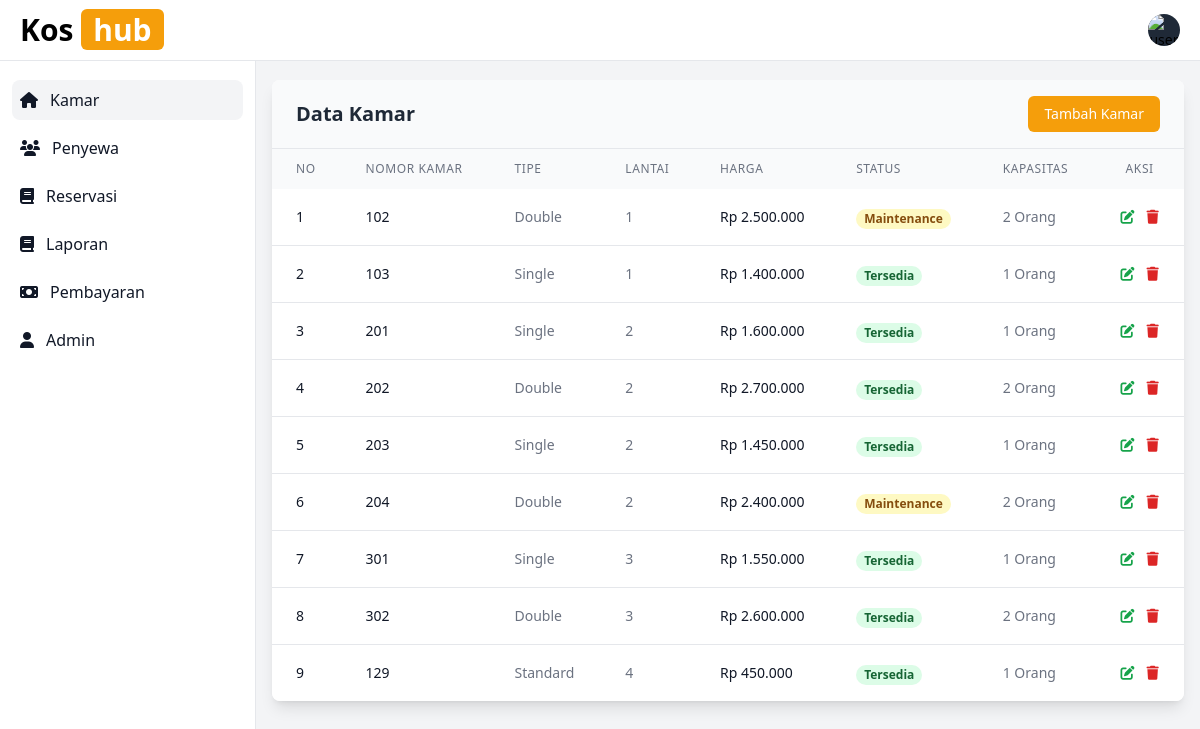
/index.php (signed in), run on the app's committed database.
### tables this page shows
CREATE TABLE `kamar` (
  `ID_Kamar` int NOT NULL,
  `Nomor_Kamar` varchar(10) NOT NULL,
  `Tipe_Kamar` varchar(50) DEFAULT NULL,
  `Fasilitas` text,
  `Harga_Bulanan` decimal(10,2) NOT NULL,
  `Status_Kamar` enum('Tersedia','Terisi','Maintenance') DEFAULT 'Tersedia',
  `Lantai` int DEFAULT NULL,
  `Kapasitas` int DEFAULT NULL
);

### index.php (the view, shortened to what this page needs)
<?php
require_once 'config/db.php';
$query = "SELECT * FROM kamar";
$stmt = $pdo->query($query);
$kamars = $stmt->fetchAll(PDO::FETCH_ASSOC);
?>
<!DOCTYPE html>
<html lang="en">
<head>
    <script src="https://cdn.tailwindcss.com"></script>
    <link rel="stylesheet" href="https://cdnjs.cloudflare.com/ajax/libs/font-awesome/5.15.4/css/all.min.css">
    <link rel="stylesheet" href="https://cdnjs.cloudflare.com/ajax/libs/font-awesome/6.7.2/css/all.min.css"
 />
</head>
<body class="bg-gray-100">
    <?php include 'components/navbar.php'; ?>
    <?php include 'components/sidebar.php'; ?>
    <div class="p-4 sm:ml-64">
        <div class="mt-16 mx-auto bg-white rounded-lg shadow-lg overflow-hidden">
            <div class="px-6 py-4 border-b border-gray-200 bg-gray-50">
                <div class="flex items-center justify-between">
                    <h3 class="text-xl font-semibold text-gray-800">Data Kamar</h3>
                    <a href="forms/add_kamar.php" class="px-4 py-2 bg-amber-500 text-white rounded-md hover:bg-amber-600 transition duration-150 ease-in-out text-sm font-medium">
                        Tambah Kamar
                    </a>
                </div>
            </div>
            <div class="overflow-x-auto">
                <table class="w-full whitespace-nowrap">
                    <thead>
                        <tr class="bg-gray-50">
                            <th class="px-6 py-3 text-left text-xs font-medium text-gray-500 uppercase tracking-wider">No</th>
                            <th class="px-6 py-3 text-left text-xs font-medium text-gray-500 uppercase tracking-wider">Nomor Kamar</th>
                            <th class="px-6 py-3 text-left text-xs font-medium text-gray-500 uppercase tracking-wider">Tipe</th>
                            <th class="px-6 py-3 text-left text-xs font-medium text-gray-500 uppercase tracking-wider">Lantai</th>
                            <th class="px-6 py-3 text-left text-xs font-medium text-gray-500 uppercase tracking-wider">Harga</th>
                            <th class="px-6 py-3 text-left text-xs font-medium text-gray-500 uppercase tracking-wider">Status</th>
                            <th class="px-6 py-3 text-left text-xs font-medium text-gray-500 uppercase tracking-wider">Kapasitas</th>
                            <th class="px-6 py-3 text-center text-xs font-medium text-gray-500 uppercase tracking-wider">Aksi</th>
                        </tr>
                    </thead>
                    <tbody class="bg-white divide-y divide-gray-200">
                        <?php foreach ($kamars as $index => $kamar): ?>
                            <tr class="hover:bg-gray-50">
                                <td class="px-6 py-4 whitespace-nowrap">
                                    <div class="text-sm text-gray-900"><?php echo $index + 1; ?></div>
                                </td>
                                <td class="px-6 py-4 whitespace-nowrap">
                                    <div class="text-sm font-medium text-gray-900">
                                        <?php echo htmlspecialchars($kamar['Nomor_Kamar']); ?>
                                    </div>
                                </td>
                                <td class="px-6 py-4 whitespace-nowrap">
                                    <div class="text-sm text-gray-500">
                                        <?php echo htmlspecialchars($kamar['Tipe_Kamar']); ?>
                                    </div>
                                </td>
                                <td class="px-6 py-4 whitespace-nowrap">
                                    <div class="text-sm text-gray-500">
                                        <?php echo htmlspecialchars($kamar['Lantai']); ?>
                                    </div>
                                </td>
                                <td class="px-6 py-4 whitespace-nowrap">
                                    <div class="text-sm text-gray-900">
                                        Rp <?php echo number_format($kamar['Harga_Bulanan'], 0, ',', '.'); ?>
                                    </div>
                                </td>
                                <td class="px-6 py-4 whitespace-nowrap">
                                    <span class="px-2 inline-flex text-xs leading-5 font-semibold rounded-full
                                    <?php
                                    echo match ($kamar['Status_Kamar']) {
                                        'Tersedia' => 'bg-green-100 text-green-800',
                                        'Terisi' => 'bg-blue-100 text-blue-800',
                                        'Maintenance' => 'bg-yellow-100 text-yellow-800',
                                        default => 'bg-gray-100 text-gray-800'
                                    };
                                    ?>">
                                        <?php echo htmlspecialchars($kamar['Status_Kamar']); ?>
                                    </span>
                                </td>
                                <td class="px-6 py-4 whitespace-nowrap">
                                    <div class="text-sm text-gray-500">
                                        <?php echo htmlspecialchars($kamar['Kapasitas']); ?> Orang
                                    </div>
                                </td>
                                <td class="px-6 py-4 whitespace-nowrap text-center text-sm font-medium">
                                    <div class="flex items-center justify-center space-x-3">
                                        <a class="text-green-600 hover:text-green-900" href="<?php echo htmlspecialchars('forms/edit_kamar.php?id=' . $kamar['ID_Kamar']); ?>">
                                            <i class="fas fa-edit"></i>
                                        </a>
                                        <a href="?delete=<?php echo $kamar['ID_Kamar']; ?>" class="text-red-600 hover:text-red-900"
                                            onclick="return confirm('Apakah Anda yakin ingin menghapus kamar ini?')">
                                            <i class="fas fa-trash"></i>
                                        </a>
                                    </div>
                                </td>
                            </tr>
                        <?php endforeach; ?>
                    </tbody>
                </table>
            </div>
        </div>
    </div>
</body>
</html>

### components/navbar.php (shortened to what this page needs)
<nav class="fixed top-0 z-50 w-full bg-white border-b border-gray-200 dark:bg-gray-800 dark:border-gray-700">
    <div class="px-3 py-3 lg:px-5 lg:pl-3">
        <div class="flex items-center justify-between">
            <div class="flex items-center justify-start rtl:justify-end">
                <a href="index.php" class="flex ms-2 md:me-24">
                    <h2 class="text-3xl font-bold text-center dark:text-white">Kos <span class="bg-amber-500 px-3 rounded-md text-white dark:text-black">hub</span></h2>
                </a>
            </div>
            <div class="flex items-center">
                <div class="flex items-center ms-3">
                    <div>
                        <button type="button" class="flex text-sm bg-gray-800 rounded-full focus:ring-4 focus:ring-gray-300 dark:focus:ring-gray-600" aria-expanded="false" data-dropdown-toggle="dropdown-user">
                            <img class="w-8 h-8 rounded-full" src="https://flowbite.com/docs/images/people/profile-picture-5.jpg" alt="user photo">
                        </button>
                    </div>
                </div>
            </div>
        </div>
    </div>
</nav>

### components/sidebar.php
<aside id="logo-sidebar" class="fixed top-0 left-0 z-40 w-64 h-screen pt-20 transition-transform -translate-x-full bg-white border-r border-gray-200 sm:translate-x-0 dark:bg-gray-800 dark:border-gray-700" aria-label="Sidebar">
    <div class="h-full px-3 pb-4 overflow-y-auto bg-white dark:bg-gray-800">
        <ul class="space-y-2 font-medium">
            <li <?php echo ($_SERVER['PHP_SELF'] == '/index.php') ? 'class="bg-gray-100 dark:bg-gray-700 rounded-lg"' : ''; ?>>
                <a href="index.php" class="flex items-center p-2 text-gray-900 rounded-lg dark:text-white hover:bg-gray-100 dark:hover:bg-gray-700 group">
                    <i class="fa-solid fa-house"></i>
                    <span class="flex-1 ms-3 whitespace-nowrap">Kamar</span>
                </a>
            </li>
            <li <?php echo ($_SERVER['PHP_SELF'] == '/penyewa.php') ? 'class="bg-gray-100 dark:bg-gray-700 rounded-lg"' : ''; ?>>
                <a href="penyewa.php" class="flex items-center p-2 text-gray-900 rounded-lg dark:text-white hover:bg-gray-100 dark:hover:bg-gray-700 group">
                    <i class="fa-solid fa-users"></i>
                    <span class="flex-1 ms-3 whitespace-nowrap">Penyewa</span>
                </a>
            </li>
            <li <?php echo ($_SERVER['PHP_SELF'] == '/reservasi.php') ? 'class="bg-gray-100 dark:bg-gray-700 rounded-lg"' : ''; ?>>
                <a href="reservasi.php" class="flex items-center p-2 text-gray-900 rounded-lg dark:text-white hover:bg-gray-100 dark:hover:bg-gray-700 group">
                    <i class="fa-solid fa-book"></i>
                    <span class="flex-1 ms-3 whitespace-nowrap">Reservasi</span>
                </a>
            </li>
            <li <?php echo ($_SERVER['PHP_SELF'] == '/laporan.php') ? 'class="bg-gray-100 dark:bg-gray-700 rounded-lg"' : ''; ?>>
                <a href="laporan.php" class="flex items-center p-2 text-gray-900 rounded-lg dark:text-white hover:bg-gray-100 dark:hover:bg-gray-700 group">
                    <i class="fa-solid fa-book"></i>
                    <span class="flex-1 ms-3 whitespace-nowrap">Laporan</span>
                </a>
            </li>
            <li <?php echo ($_SERVER['PHP_SELF'] == '/pembayaran.php') ? 'class="bg-gray-100 dark:bg-gray-700 rounded-lg"' : ''; ?>>
                <a href="pembayaran.php" class="flex items-center p-2 text-gray-900 rounded-lg dark:text-white hover:bg-gray-100 dark:hover:bg-gray-700 group">
                    <i class="fa-solid fa-money-bill"></i>
                    <span class="flex-1 ms-3 whitespace-nowrap">Pembayaran</span>
                </a>
            </li>
            <li <?php echo ($_SERVER['PHP_SELF'] == '/admin.php') ? 'class="bg-gray-100 dark:bg-gray-700 rounded-lg"' : ''; ?>>
                <a href="admin.php" class="flex items-center p-2 text-gray-900 rounded-lg dark:text-white hover:bg-gray-100 dark:hover:bg-gray-700 group">
                    <i class="fa-solid fa-user"></i>
                    <span class="flex-1 ms-3 whitespace-nowrap">Admin</span>
                </a>
            </li>
        </ul>
    </div>
</aside>

### data on the page
kamar: Nomor_Kamar "102", Tipe_Kamar "Double", Lantai "1", Harga_Bulanan "2.500.000", Status_Kamar "Maintenance", Kapasitas "2"
kamar: Nomor_Kamar "103", Tipe_Kamar "Single", Lantai "1", Harga_Bulanan "1.400.000", Status_Kamar "Tersedia", Kapasitas "1"
kamar: Nomor_Kamar "201", Tipe_Kamar "Single", Lantai "2", Harga_Bulanan "1.600.000", Status_Kamar "Tersedia", Kapasitas "1"
kamar: Nomor_Kamar "202", Tipe_Kamar "Double", Lantai "2", Harga_Bulanan "2.700.000", Status_Kamar "Tersedia", Kapasitas "2"
kamar: Nomor_Kamar "203", Tipe_Kamar "Single", Lantai "2", Harga_Bulanan "1.450.000", Status_Kamar "Tersedia", Kapasitas "1"
kamar: Nomor_Kamar "204", Tipe_Kamar "Double", Lantai "2", Harga_Bulanan "2.400.000", Status_Kamar "Maintenance", Kapasitas "2"
kamar: Nomor_Kamar "301", Tipe_Kamar "Single", Lantai "3", Harga_Bulanan "1.550.000", Status_Kamar "Tersedia", Kapasitas "1"
kamar: Nomor_Kamar "302", Tipe_Kamar "Double", Lantai "3", Harga_Bulanan "2.600.000", Status_Kamar "Tersedia", Kapasitas "2"
kamar: Nomor_Kamar "129", Tipe_Kamar "Standard", Lantai "4", Harga_Bulanan "450.000", Status_Kamar "Tersedia", Kapasitas "1"
